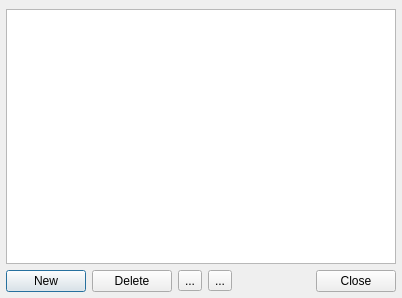
<?xml version="1.0" encoding="UTF-8"?>
<ui version="4.0">
 <class>PlayListBrowser</class>
 <widget class="QDialog" name="PlayListBrowser">
  <property name="geometry">
   <rect>
    <x>0</x>
    <y>0</y>
    <width>402</width>
    <height>298</height>
   </rect>
  </property>
  <property name="windowTitle">
   <string>Playlist Browser</string>
  </property>
  <layout class="QGridLayout" name="gridLayout">
   <property name="leftMargin">
    <number>6</number>
   </property>
   <property name="topMargin">
    <number>9</number>
   </property>
   <property name="rightMargin">
    <number>6</number>
   </property>
   <property name="bottomMargin">
    <number>6</number>
   </property>
   <property name="spacing">
    <number>6</number>
   </property>
   <item row="0" column="0" colspan="5">
    <widget class="QListWidget" name="listWidget">
     <property name="selectionMode">
      <enum>QAbstractItemView::ExtendedSelection</enum>
     </property>
     <property name="selectionBehavior">
      <enum>QAbstractItemView::SelectRows</enum>
     </property>
    </widget>
   </item>
   <item row="1" column="0">
    <widget class="QPushButton" name="newButton">
     <property name="text">
      <string>New</string>
     </property>
    </widget>
   </item>
   <item row="1" column="1">
    <widget class="QPushButton" name="deleteButton">
     <property name="text">
      <string>Delete</string>
     </property>
    </widget>
   </item>
   <item row="1" column="4">
    <widget class="QDialogButtonBox" name="buttonBox">
     <property name="orientation">
      <enum>Qt::Horizontal</enum>
     </property>
     <property name="standardButtons">
      <set>QDialogButtonBox::Close</set>
     </property>
    </widget>
   </item>
   <item row="1" column="2">
    <widget class="QToolButton" name="downButton">
     <property name="text">
      <string>...</string>
     </property>
    </widget>
   </item>
   <item row="1" column="3">
    <widget class="QToolButton" name="upButton">
     <property name="text">
      <string>...</string>
     </property>
    </widget>
   </item>
  </layout>
 </widget>
 <resources/>
 <connections>
  <connection>
   <sender>buttonBox</sender>
   <signal>accepted()</signal>
   <receiver>PlayListBrowser</receiver>
   <slot>accept()</slot>
   <hints>
    <hint type="sourcelabel">
     <x>248</x>
     <y>254</y>
    </hint>
    <hint type="destinationlabel">
     <x>157</x>
     <y>274</y>
    </hint>
   </hints>
  </connection>
  <connection>
   <sender>buttonBox</sender>
   <signal>rejected()</signal>
   <receiver>PlayListBrowser</receiver>
   <slot>reject()</slot>
   <hints>
    <hint type="sourcelabel">
     <x>316</x>
     <y>260</y>
    </hint>
    <hint type="destinationlabel">
     <x>286</x>
     <y>274</y>
    </hint>
   </hints>
  </connection>
 </connections>
</ui>
